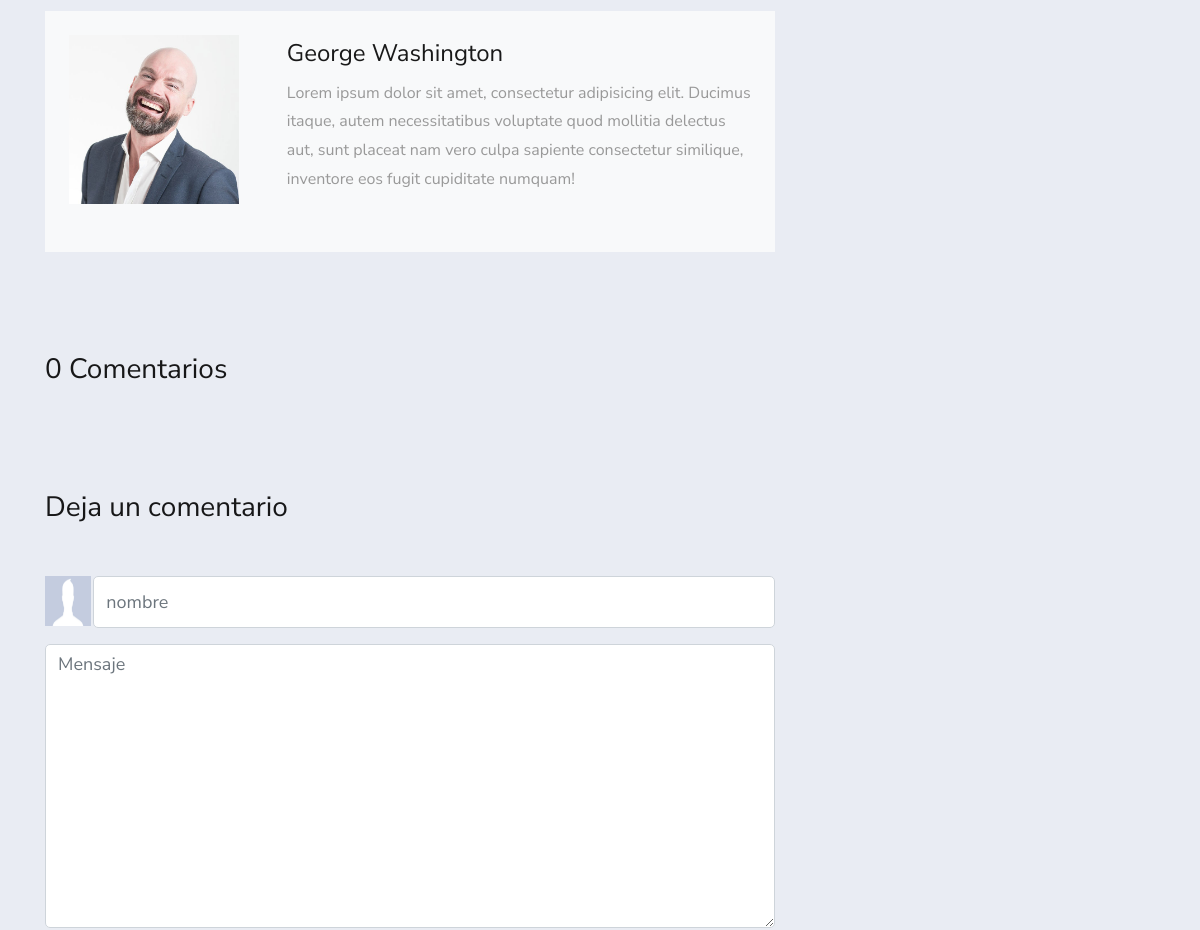
Before: /blog/ae05f6c6-87e2-4770-b886-684febac783a/ (middle part) with the older database file.
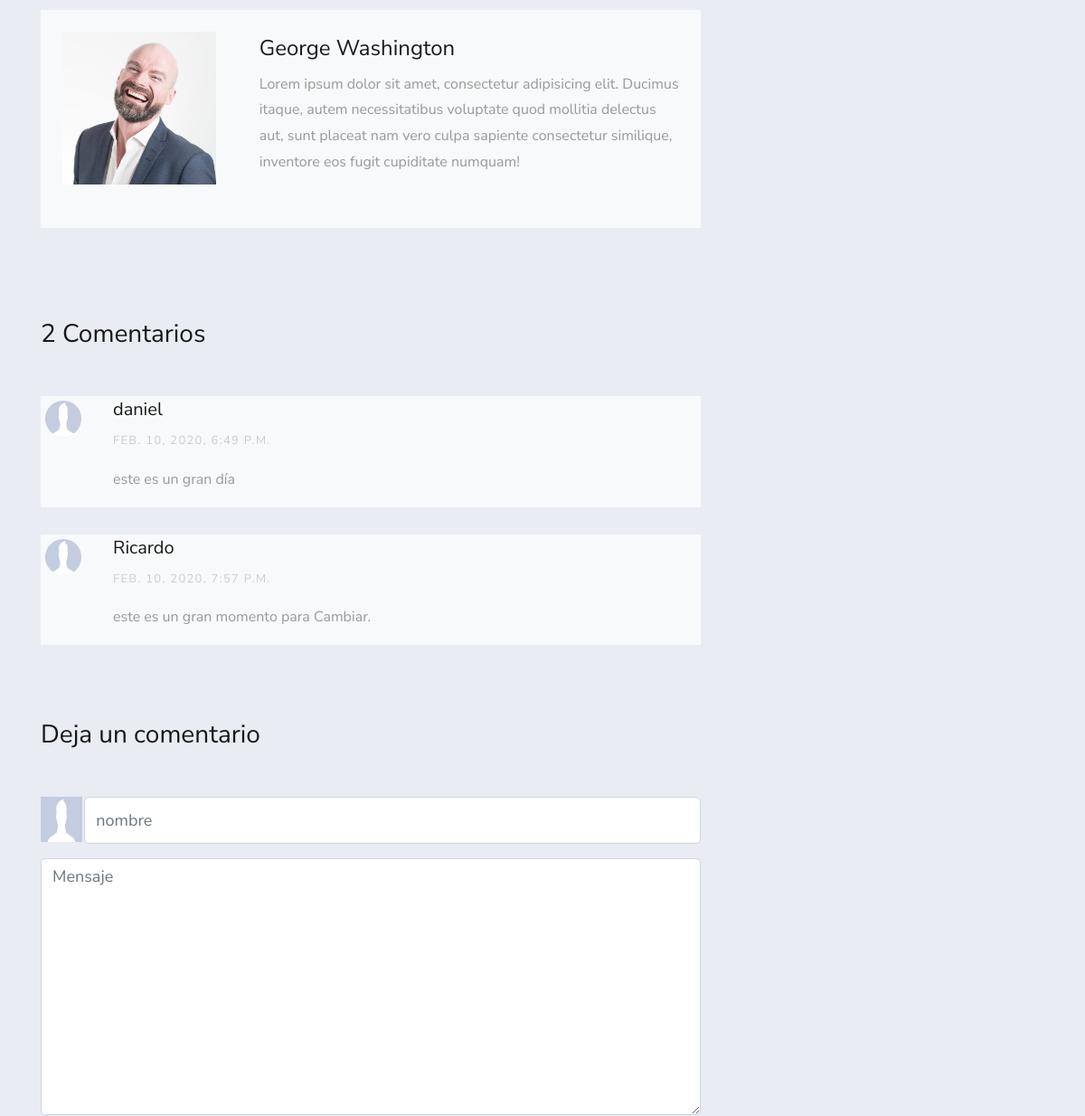
After: the same page with the newer database file.
### blog/models.py (models this page shows, shortened)
class Post(models.Model):
    STATUS = (
    (0,'borrador'),
    (1,'publicado')
    )
    id = models.UUIDField(primary_key=True, default=uuid.uuid4, help_text="id del Post")
    titulo = models.CharField(max_length=200,unique=True)
    autor = models.ForeignKey(settings.AUTH_USER_MODEL,on_delete=models.CASCADE,related_name='blog_posts')
    update_on= models.DateTimeField(auto_now=True)
    imagen = models.ImageField(upload_to='post_image/%Y/%m/%d',blank=True)
    video = models.FileField(upload_to='videos/',null=True,blank=True)
    content = models.TextField()
    create_on = models.DateTimeField(auto_now_add=True)
    status = models.IntegerField(choices=STATUS,default=0)
    class Meta:
        ordering = ['-create_on']
    def get_absolute_url(self):
            return reverse('blog:post_detail', kwargs={'id':self.id})

class Comentario(models.Model):
    id = models.UUIDField(primary_key=True, default=uuid.uuid4, help_text="id del comentario")
    post = models.ForeignKey(Post,on_delete=models.CASCADE,related_name='comentarios')
    nombre = models.CharField(max_length=80)
    mensaje = models.TextField()
    created_on = models.DateTimeField(auto_now_add=True)
    active = models.BooleanField(default=True)
    class Meta:
        ordering = ['created_on']

### blog/views.py (the view)
# urls.py: path('blog/<uuid:id>/',views.postDetail,name="post_detail"),
def postDetail(request,id):
    post_object = get_object_or_404(Post,id=id)
    comentarios = post_object.comentarios.filter(active=True)
    if request.method == 'POST':
        comment_form = CommentForm(data=request.POST)
        if comment_form.is_valid():
            new_comment = Comentario(post=post_object,nombre=request.POST["nombre"],mensaje=request.POST["mensaje"])
            new_comment.save();
            comment_form.cleaned_data
        return HttpResponseRedirect(post_object.get_absolute_url())
    else:
        comment_form= CommentForm()
    posts = Post.objects.filter(status=1)
    order_post_by_comments = sorted(posts,key= lambda post: len(post.comentarios.filter(active=True)),reverse=True)
    if len(order_post_by_comments) > 5 :
        order_post_by_comments = order_post_by_comments[:6]
    context = {
    'order_post_by_comments': order_post_by_comments,
    'posts': posts,
    'post': post_object,
    'comentarios': comentarios,
    'comment_form':comment_form
    }
    return render(request,'blog/detail.html',context)

### blog/forms.py
class CommentForm(forms.Form):
    nombre = forms.CharField(max_length=50,widget=forms.TextInput(attrs={'class': 'form-control','placeholder': 'nombre'}))
    mensaje = forms.CharField(widget=forms.Textarea(attrs={'class': 'form-control','placeholder':'Mensaje'}))

### usuario/models.py (called while the page is built)
    def __str__(self):
        return f'{self.nombre}'

### blog/templates/blog/detail.html (shortened to what this page needs)
{% extends 'main/base.html' %}
{% load static %}
{% load embed_video_tags %}
{% load crispy_forms_tags %}
{% block content %}
<section class="ftco-section">
     <div class="container">
       <div class="row">
         <div class="col-lg-8 ftco-animate">
           <div class="about-author d-flex p-4 bg-light">
             <div class="bio mr-5">
               <img src="{% static 'main/images/person_2.jpg' %}" alt="Image placeholder" class="img-fluid mb-4">
             </div>
             <div class="desc">
               <h3>George Washington</h3>
               <p>Lorem ipsum dolor sit amet, consectetur adipisicing elit.
                  Ducimus itaque, autem necessitatibus voluptate quod mollitia delectus
                  aut, sunt placeat nam vero culpa sapiente consectetur similique,
                   inventore eos fugit cupiditate numquam!</p>
             </div>
           </div>
           <div class="pt-5 mt-5">
             <h3 class="mb-5">{{ post.comentarios.all | length }} Comentarios</h3>
             <ul class="comment-list">
                   {% for comment in comentarios %}
                       <li class="comment bg-light">
                         <div class="vcard bio">
                             <img height="50px" style="padding: 5px;" src="{% static 'main/images/user.jpg' %}" alt="">
                         </div>
                         <div class="comment-body">
                           <h3> {{ comment.nombre }}</h3>
                           <div class="meta">{{ comment.created_on }}</div>
                           <p>  {{ comment.mensaje|linebreaks }}</p>
                         </div>
                       </li>
               {% endfor%}
             </ul>
             <div class="comment-form-wrap pt-5">
               <h3 class="mb-5">Deja un comentario</h3>
               <form method="POST" class="contact-form">
                 <div class="row form-group" >
                   <div class="col-2 col-md-1" style="padding-right:2px">
                       <img  height="50px" class="d-block w-100" src="{% static 'main/images/user.jpg' %}" alt="">
                   </div>
                   <div class="col-10 col-md-11" style="padding-left:0">
                   {{ comment_form.nombre}}
                   </div>
                 </div>
                 <div class="form-group">
                   {{ comment_form.mensaje }}
                 </div>
               </form>
             </div>
           </div>
         </div>
         <div class="col-lg-4 sidebar ftco-animate">
         </div>
       </div>
     </div>
  </section>
   {%endblock content%}

### templates/main/base.html (shortened to what this page needs)
{% load static %}
{% load notifications_tags %}
{% notifications_unread as unread_count %}
<!DOCTYPE html>
<html lang="en">
  <head>
    <link rel="stylesheet" href="https://stackpath.bootstrapcdn.com/font-awesome/4.7.0/css/font-awesome.min.css">
    <link rel="stylesheet" href="{% static 'main/css/open-iconic-bootstrap.min.css'%}">
    <link rel="stylesheet" href="{% static 'main/css/animate.css'%}">
    <link rel="stylesheet" href="{% static 'main/css/search.css'%}">
    <link rel="stylesheet" href="{% static 'main/css/owl.carousel.min.css'%}">
    <link rel="stylesheet" href="{% static 'main/css/owl.theme.default.min.css'%}">
    <link rel="stylesheet" href="{% static 'main/css/magnific-popup.css'%}">
    <link rel="stylesheet" href="{% static 'main/css/aos.css'%}">
    <link rel="stylesheet" href="{% static 'main/css/ionicons.min.css'%}">
    <link rel="stylesheet" href="{% static 'main/css/flaticon.css' %}">
    <link rel="stylesheet" href="{% static 'main/css/icomoon.css' %}">
    <link rel="stylesheet" href="{% static 'main/css/style.css' %}">
    <link rel="stylesheet" href="{% static 'main/css/fix.css' %}">
  </head>
  <body  data-target=".site-navbar-target" data-offset="300">
    {% block content %}{% endblock %}
  </body>
</html>

### static/main/css/fix.css (style rules this page uses)
body { background:#e9ecf3; }

Changed rows visible on the page:
computed for Post: comentarios.all|length "0" → "2"
added Comentario: nombre "daniel", created_on "FEB. 10, 2020, 6:49 P.M.", mensaje "este es un gran día"
added Comentario: nombre "Ricardo", created_on "FEB. 10, 2020, 7:57 P.M.", mensaje "este es un gran momento para Cambiar."
